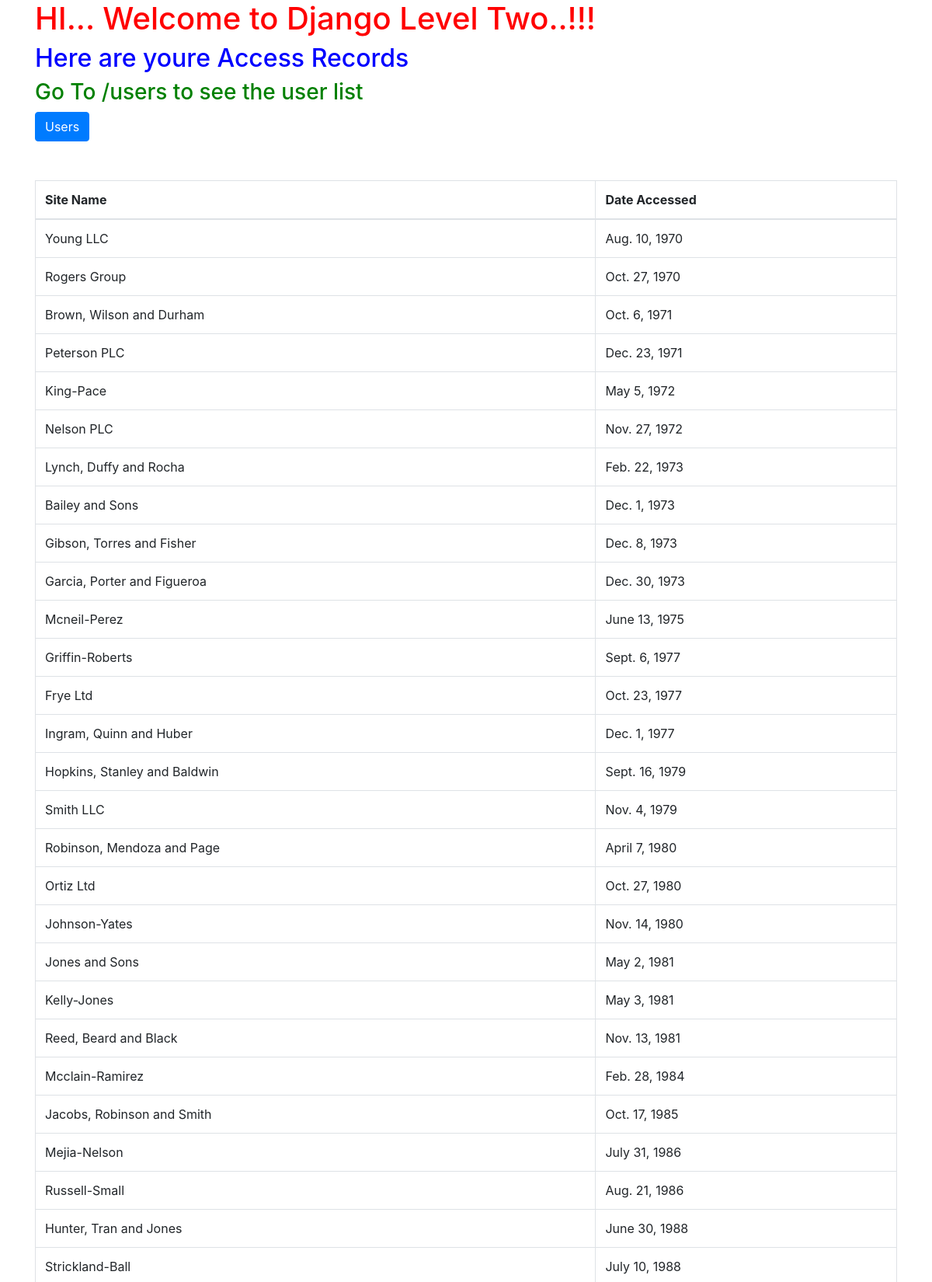
The page / (upper part) on the database its author committed.
### first_app/models.py (models this page shows, shortened)
class AcessRecord(models.Model):
	name = models.ForeignKey('Webpage',on_delete=models.PROTECT)
	date = models.DateField()

class Webpage(models.Model):
	topic = models.ForeignKey('Topic',on_delete=models.PROTECT)
	name  = models.CharField(max_length = 264,unique = True)
	url   = models.URLField(unique = True)
	def __str__(self):
		return self.name

### first_app/views.py (the view)
# urls.py: url(r'^$',views.index,name='index'),
def index(request):
	webpages_list = AcessRecord.objects.order_by('date')
	date_dict     = {'acess_records':webpages_list}
	return render(request,'first_app/index.html',context = date_dict)

### templates/first_app/index.html (shortened to what this page needs)
<!DOCTYPE html>
{% load staticfiles %}
<html>
<head>
	<link rel="stylesheet" href="{% static "css/mystyle.css"%}"/>
	<link rel="stylesheet" href="https://maxcdn.bootstrapcdn.com/bootstrap/4.3.1/css/bootstrap.min.css">
</head>
<body>
	<div class="container">
		<h1>HI... Welcome to Django Level Two..!!!</h1>
		<h2>Here are youre Access Records</h2>
		<h3>Go To /users to see the user list</h3>
		<a href="/users"  class= "btn btn-primary">Users</a>
	</div>
<div class="container">
	<div class="djangotwo">
	{% if acess_records %}
		<table border = 1 class="table table-bordered" style="margin-top: 50px;">
			<thead>
				<td><b>Site Name</b></td>
				<td><b>Date Accessed</b></td>
			</thead>
			{% for acc in acess_records%}
			<tr>
				<td>{{acc.name}}</td>
				<td>{{acc.date}}</td>
			</tr>
			{% endfor %}
		</table>
		{% else %}
		<p> NO ACCESS RECORDS FOUND!!</p>
	{% endif %}
	</div>
</div>
</body>
</html>

### static/css/mystyle.css (style rules this page uses)
h1 { color: red; }
h2 { color: blue; }
h3 { color:green; }
table, th td { border: 2px solid black }

### rows shown on the page
AcessRecord: name "Young LLC", date "Aug. 10, 1970"
AcessRecord: name "Rogers Group", date "Oct. 27, 1970"
AcessRecord: name "Brown, Wilson and Durham", date "Oct. 6, 1971"
AcessRecord: name "Peterson PLC", date "Dec. 23, 1971"
AcessRecord: name "King-Pace", date "May 5, 1972"
AcessRecord: name "Nelson PLC", date "Nov. 27, 1972"
AcessRecord: name "Lynch, Duffy and Rocha", date "Feb. 22, 1973"
AcessRecord: name "Bailey and Sons", date "Dec. 1, 1973"
AcessRecord: name "Gibson, Torres and Fisher", date "Dec. 8, 1973"
AcessRecord: name "Garcia, Porter and Figueroa", date "Dec. 30, 1973"
AcessRecord: name "Mcneil-Perez", date "June 13, 1975"
AcessRecord: name "Griffin-Roberts", date "Sept. 6, 1977"
AcessRecord: name "Frye Ltd", date "Oct. 23, 1977"
AcessRecord: name "Ingram, Quinn and Huber", date "Dec. 1, 1977"
AcessRecord: name "Hopkins, Stanley and Baldwin", date "Sept. 16, 1979"
AcessRecord: name "Smith LLC", date "Nov. 4, 1979"
AcessRecord: name "Robinson, Mendoza and Page", date "April 7, 1980"
AcessRecord: name "Ortiz Ltd", date "Oct. 27, 1980"
AcessRecord: name "Johnson-Yates", date "Nov. 14, 1980"
AcessRecord: name "Jones and Sons", date "May 2, 1981"
AcessRecord: name "Kelly-Jones", date "May 3, 1981"
AcessRecord: name "Reed, Beard and Black", date "Nov. 13, 1981"
AcessRecord: name "Mcclain-Ramirez", date "Feb. 28, 1984"
AcessRecord: name "Jacobs, Robinson and Smith", date "Oct. 17, 1985"
AcessRecord: name "Mejia-Nelson", date "July 31, 1986"
AcessRecord: name "Russell-Small", date "Aug. 21, 1986"
AcessRecord: name "Hunter, Tran and Jones", date "June 30, 1988"
AcessRecord: name "Strickland-Ball", date "July 10, 1988"
